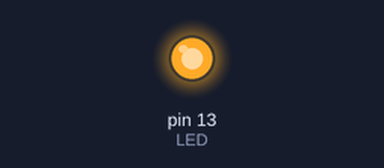
A sketch run on a simulated Arduino Uno, built with avr-gcc and run on an emulated ATmega328P. On the bench: output pins drawn as LEDs (lit = HIGH). What the sketch prints to the serial monitor is not drawn.

Above: at 0.05 s.
Timing chart, 0 to 3.0 s (numbered marks = the images above):
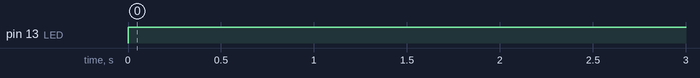

Measured:
- by itself, pin 13 (LED): LOW → HIGH at 0.00 s

The sketch:

P10A2-MaqEdos.ino
```cpp
# define LED 13 // Led de la placa Arduino

int estado;
int light_dif = 25; // Valor dado para calar el funcionamiento de la maquina de estados

void setup() {
  // put your setup code here, to run once:
  pinMode(LED, OUTPUT); // Definimos el pin como salida

  Serial.begin(9600);
}

void loop() {
  // put your main code here, to run repeatedly:

  // Switch para contemplar casos
  switch(estado){
    // Caso 0, que nos manda directamente al estado 1 después de imprimir "Estado 0"
    case 0:
      Serial.println("Estado 0");
      estado = 1;
      break; // termina el caso 0

     // Caso 1, donde apagamos el led y si light_dif es menor a 30, manda a estado 2
     case 1:
      Serial.println("Estado 1");
      digitalWrite(LED, LOW);
      if (abs(light_dif) < 30){
        estado = 2;
      }
      else{ // Si no se cumple la condicion, regresamos al estado 0
        estado = 0;
      }
      break; // termina el caso 1

    // Caso 2, prendemos el led e imprimimos "Estado 2", finalmente regresamos al estado 0
    case 2:
      Serial.println("Estado 2");
      digitalWrite(LED, HIGH);
      delay(1000);
      estado = 0;
      break; // termina el caso 2


  }
}
```
